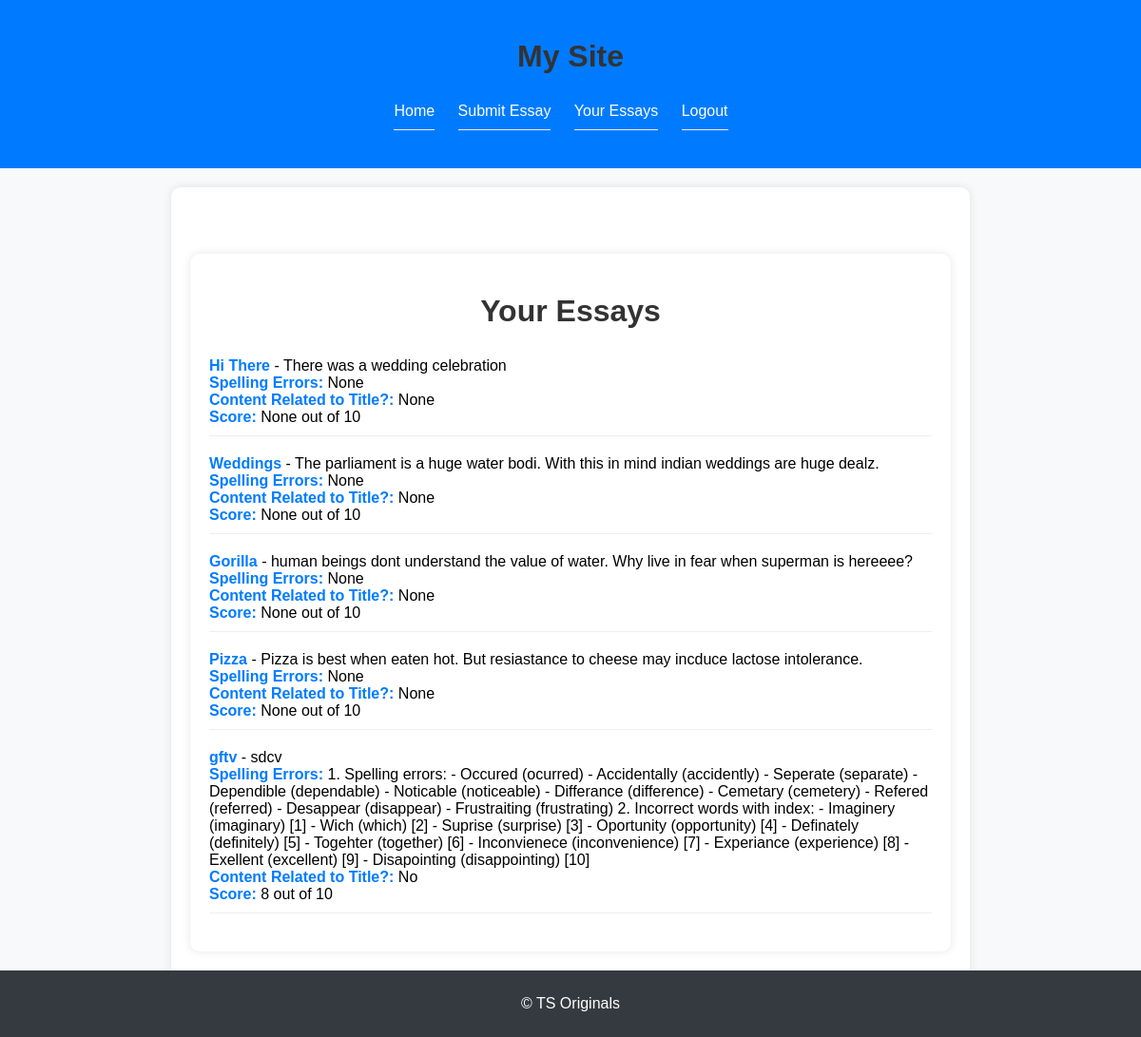
/essays/ (signed in), run on the app's committed database.
### google_sso/models.py (models this page shows, shortened)
class Essay(models.Model):
    title = models.CharField(max_length=255)
    body = models.TextField(max_length=500)
    user = models.ForeignKey(User, on_delete=models.CASCADE)
    spelling_feedback = models.TextField(null=True, blank=True)
    content_related = models.CharField(max_length=30, null=True, blank=True)
    score = models.IntegerField(null=True, blank=True)
    date_submitted = models.DateTimeField(auto_now_add=True)

### google_sso/views.py (the view)
# urls.py: path('essays/', views.essay_list, name='essay_list'),
@login_required
def essay_list(request):
    essays = Essay.objects.filter(user=request.user)
    return render(request, 'essay_list.html', {'essays': essays})

### google_sso/templates/essay_list.html (shortened to what this page needs)
{% extends "base_generic.html" %}
{% block content %}
<div class="essays-container">
    <h1>Your Essays</h1>
    <ul>
        {% for essay in essays %}
            <li>
                <strong>{{ essay.title }}</strong> - {{ essay.body }}
                <br><strong>Spelling Errors:</strong> {{ essay.spelling_feedback }}
                <br><strong>Content Related to Title?:</strong> {{ essay.content_related }}
                <br><strong>Score:</strong> {{ essay.score }} out of 10
            </li>
        {% endfor %}
    </ul>
</div>
{% endblock %}

### google_sso/templates/base_generic.html (style rules this page uses)
body { font-family: Arial, sans-serif; margin: 0; padding: 0; background-color: #f8f9fa; }

### google_sso/templates/essay_list.html (style rules this page uses)
.essays-container { max-width: 800px; margin: 50px auto; padding: 20px; background-color: #fff; border-radius: 10px; box-shadow: 0 0 10px rgba(0, 0, 0, 0.1); }
h1 { color: #333; text-align: center; margin-bottom: 30px; }
ul { list-style: none; padding: 0; }
li { margin-bottom: 20px; border-bottom: 1px solid #eee; padding-bottom: 10px; }
strong { color: #007bff; }

### data on the page
Essay: title "Hi There", body "There was a wedding celebration", spelling_feedback "None", content_related "None", score "None"
Essay: title "Weddings", body "The parliament is a huge water bodi. With this in mind indian weddings are huge dealz.", spelling_feedback "None", content_related "None", score "None"
Essay: title "Gorilla", body "human beings dont understand the value of water. Why live in fear when superman is hereeee?", spelling_feedback "None", content_related "None", score "None"
Essay: title "Pizza", body "Pizza is best when eaten hot. But resiastance to cheese may incduce lactose intolerance.", spelling_feedback "None", content_related "None", score "None"
Essay: title "gftv", body "sdcv", spelling_feedback "1. Spelling errors: - Occured (ocurred) - Accidentally (accidently) - Seperate (separate) - Dependible (dependable) - Noticable (noticeable) - Differance (difference) - Cemetary (cemetery) - Refered (referred) - Desappear (disappear) - Frustraiting (frustrating) 2. Incorrect words with index: - Imaginery (imaginary) [1] - Wich (which) [2] - Suprise (surprise) [3] - Oportunity (opportunity) [4] - Definately (definitely) [5] - Togehter (together) [6] - Inconvienece (inconvenience) [7] - Experiance (experience) [8] - Exellent (excellent) [9] - Disapointing (disappointing) [10]", content_related "No", score "8"
